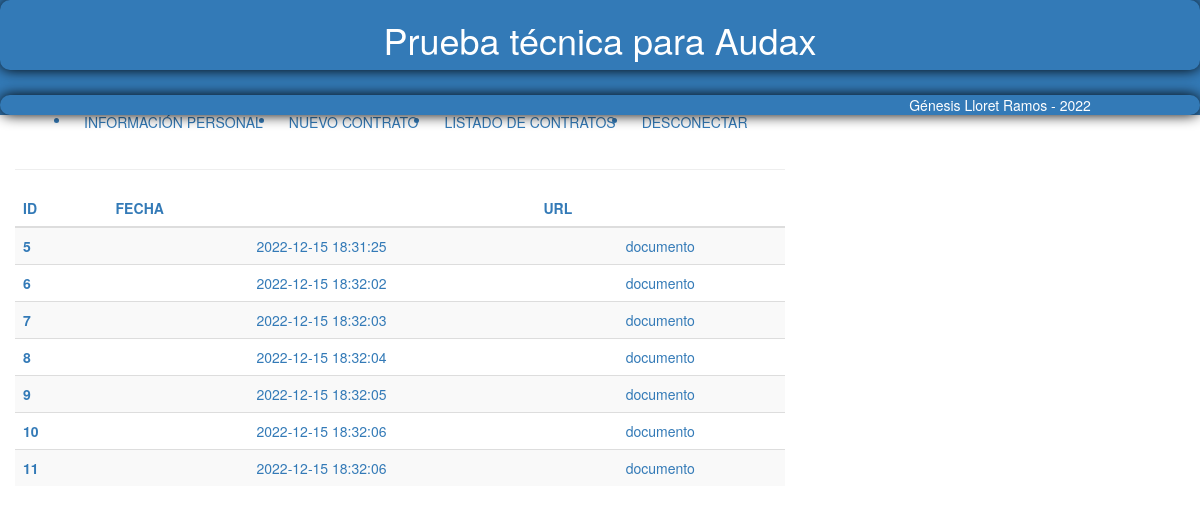
The app's page /audax_GenesisLloretRamos/index.php?listar (signed in) with its own data.
### tables this page shows
CREATE TABLE `documento` (
  `id` int(11) NOT NULL,
  `user` int(11) NOT NULL,
  `date` datetime NOT NULL,
  `info` text NOT NULL,
  `url` text NOT NULL
);

### audax_GenesisLloretRamos/controlador/controlador.php (called while the page is built, shortened)
<?php
$db = mysqli_connect('localhost', 'genesis', 'lloret', 'audax');
if (isset($_GET["listar"])){
  $query_contract_list = "SELECT * FROM documento WHERE user = '".$_SESSION["usuario_id"]."'";
  $miscontratos = mysqli_query($db, $query_contract_list);
}
?>

### audax_GenesisLloretRamos/vista/dashboard/list.php (the view)
<table class="table table-primary table-striped">
    <thead>
        <tr>
            <th scope="col">ID</th>
            <th scope="col">FECHA</th>
            <th scope="col">URL</th>
        </tr>
    </thead>
    <tbody>
        <?php
        try{
            foreach($miscontratos as $row){
                echo ''.
                    '<tr>'.
                        '<th scope="row">'.$row["id"].'</th>'.
                        '<td>'.$row["date"].'</td>'.
                        '<td><a target="_blank" href="'.$row["url"].'">documento</a></td>'.
                    '</tr>';
            }
        } catch (Exception $e) {}
        ?>
    </tbody>
</table>

### audax_GenesisLloretRamos/index.php (shortened to what this page needs)
<?php
  require_once('controlador/controlador.php');
  if (isset($_SESSION['usuario'])) {
    require_once('./vista/dashboard.php');
  }
?>

### audax_GenesisLloretRamos/vista/header.php (shortened to what this page needs)
<!DOCTYPE html>
<html lang="es">
    <head>
        <link href="vista/src/node_modules/bootstrap/dist/css/bootstrap.css" rel="stylesheet" type="text/css"/>
        <link href="vista/src/css/estilos.css" rel="stylesheet" type="text/css"/>
    </head>
    <body>
        <div class="text-center bg-primary text-white w-100">
            <header class="text-center bg-primary text-white w-100" style="box-shadow: 0 0 1em #000; border-radius:10px;">
                <h1 class="pb-2 pb-sm-3 pt-2">Prueba técnica para Audax</h1>
            </header>

### audax_GenesisLloretRamos/vista/dashboard.php (shortened to what this page needs)
<?php
	include('header.php');
?>
<div class="d-flex  justify-content-center">
	<div class="border col-xs-5 col-md-8 p-5 text-primary bg-light ">
		<nav class="navbar navbar-expand-lg navbar-light bg-light">
			<div class="container-fluid">
				<ul class="navbar-nav  w-100">
					<li class="nav-item p-2">
						<a class="nav-link btn btn-outline-primary " href="?">
							INFORMACIÓN PERSONAL
						</a>
					</li>
					<li class="nav-item p-2">
						<a class="nav-link btn btn-outline-primary" href="?nuevo">
							NUEVO CONTRATO
						</a>
					</li>
					<li class="nav-item p-2">
						<a class="nav-link btn btn-outline-primary" href="?listar">
							LISTADO DE CONTRATOS
						</a>
					</li>
					<li class="nav-item p-2">
						<a class="nav-link btn btn-outline-danger" href="?desconectar">
							DESCONECTAR
						</a>
					</li>
				</ul>
			</div>
		</nav>
		<hr>
		<div>
			<?php
				if(isset($_GET["nuevo"])){
					include('dashboard/new.php');
				} else if(isset($_GET["listar"])){
					include('dashboard/list.php');
				} else {
					include('dashboard/info.php');
				}
			?>
		</div>
	</div>
</div>
<?php include "footer.php"; ?>

### audax_GenesisLloretRamos/vista/footer.php
            <footer class="text-center bg-primary text-white w-100" style="box-shadow: 0 0 1em #000; border-radius:10px;">
                <p class="pb-2 pt-2">
                    Génesis Lloret Ramos - <?php echo date("Y"); ?>
                </p>
            </footer>
        </div>
    </body>
</html>

### audax_GenesisLloretRamos/vista/src/css/estilos.css (style rules this page uses)
body { background-color: rgba(var(--bs-primary-rgb)); height: 100vh; }
header { position: sticky; display: flow-root; top: 0px; margin-bottom: 25px; z-index: 50; }
footer { position: sticky; bottom: 0px; margin-top: 25px; margin-bottom: -1em; z-index: 50; }

### records on screen
documento: id "5", date "2022-12-15 18:31:25"
documento: id "6", date "2022-12-15 18:32:02"
documento: id "7", date "2022-12-15 18:32:03"
documento: id "8", date "2022-12-15 18:32:04"
documento: id "9", date "2022-12-15 18:32:05"
documento: id "10", date "2022-12-15 18:32:06"
documento: id "11", date "2022-12-15 18:32:06"
